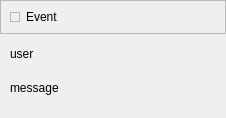
<?xml version="1.0" encoding="UTF-8"?>
<ui version="4.0">
 <class>Form</class>
 <widget class="QWidget" name="Form">
  <property name="geometry">
   <rect>
    <x>0</x>
    <y>0</y>
    <width>226</width>
    <height>118</height>
   </rect>
  </property>
  <property name="minimumSize">
   <size>
    <width>0</width>
    <height>69</height>
   </size>
  </property>
  <property name="windowTitle">
   <string>Form</string>
  </property>
  <layout class="QHBoxLayout" name="horizontalLayout_3">
   <property name="spacing">
    <number>0</number>
   </property>
   <property name="leftMargin">
    <number>0</number>
   </property>
   <property name="topMargin">
    <number>0</number>
   </property>
   <property name="rightMargin">
    <number>0</number>
   </property>
   <property name="bottomMargin">
    <number>0</number>
   </property>
   <item>
    <layout class="QVBoxLayout" name="verticalLayout">
     <property name="spacing">
      <number>1</number>
     </property>
     <property name="leftMargin">
      <number>0</number>
     </property>
     <property name="topMargin">
      <number>0</number>
     </property>
     <property name="rightMargin">
      <number>0</number>
     </property>
     <property name="bottomMargin">
      <number>0</number>
     </property>
     <item>
      <widget class="QFrame" name="wall_event_top_frame">
       <property name="frameShape">
        <enum>QFrame::StyledPanel</enum>
       </property>
       <property name="frameShadow">
        <enum>QFrame::Raised</enum>
       </property>
       <layout class="QHBoxLayout" name="horizontalLayout_2">
        <item>
         <widget class="QFrame" name="color_id_frame">
          <property name="minimumSize">
           <size>
            <width>10</width>
            <height>10</height>
           </size>
          </property>
          <property name="maximumSize">
           <size>
            <width>10</width>
            <height>10</height>
           </size>
          </property>
          <property name="frameShape">
           <enum>QFrame::StyledPanel</enum>
          </property>
          <property name="frameShadow">
           <enum>QFrame::Raised</enum>
          </property>
         </widget>
        </item>
        <item>
         <widget class="QLabel" name="event_name_label">
          <property name="text">
           <string>Event</string>
          </property>
         </widget>
        </item>
       </layout>
      </widget>
     </item>
     <item>
      <widget class="QFrame" name="wall_event_frame">
       <property name="sizePolicy">
        <sizepolicy hsizetype="Preferred" vsizetype="Minimum">
         <horstretch>0</horstretch>
         <verstretch>0</verstretch>
        </sizepolicy>
       </property>
       <property name="minimumSize">
        <size>
         <width>0</width>
         <height>67</height>
        </size>
       </property>
       <property name="styleSheet">
        <string notr="true"/>
       </property>
       <layout class="QHBoxLayout" name="horizontalLayout">
        <property name="spacing">
         <number>0</number>
        </property>
        <property name="leftMargin">
         <number>0</number>
        </property>
        <property name="topMargin">
         <number>0</number>
        </property>
        <property name="rightMargin">
         <number>0</number>
        </property>
        <property name="bottomMargin">
         <number>0</number>
        </property>
        <item>
         <layout class="QVBoxLayout" name="verticalLayout_3">
          <property name="spacing">
           <number>5</number>
          </property>
          <property name="leftMargin">
           <number>10</number>
          </property>
          <property name="topMargin">
           <number>10</number>
          </property>
          <property name="rightMargin">
           <number>10</number>
          </property>
          <property name="bottomMargin">
           <number>10</number>
          </property>
          <item>
           <widget class="QLabel" name="wall_event_user_label">
            <property name="sizePolicy">
             <sizepolicy hsizetype="Minimum" vsizetype="Fixed">
              <horstretch>0</horstretch>
              <verstretch>0</verstretch>
             </sizepolicy>
            </property>
            <property name="minimumSize">
             <size>
              <width>0</width>
              <height>18</height>
             </size>
            </property>
            <property name="styleSheet">
             <string notr="true"/>
            </property>
            <property name="text">
             <string>user</string>
            </property>
           </widget>
          </item>
          <item>
           <widget class="QLabel" name="wall_event_message_label">
            <property name="sizePolicy">
             <sizepolicy hsizetype="Expanding" vsizetype="Expanding">
              <horstretch>0</horstretch>
              <verstretch>0</verstretch>
             </sizepolicy>
            </property>
            <property name="text">
             <string>message</string>
            </property>
            <property name="wordWrap">
             <bool>true</bool>
            </property>
           </widget>
          </item>
         </layout>
        </item>
       </layout>
      </widget>
     </item>
    </layout>
   </item>
  </layout>
 </widget>
 <resources/>
 <connections/>
</ui>
